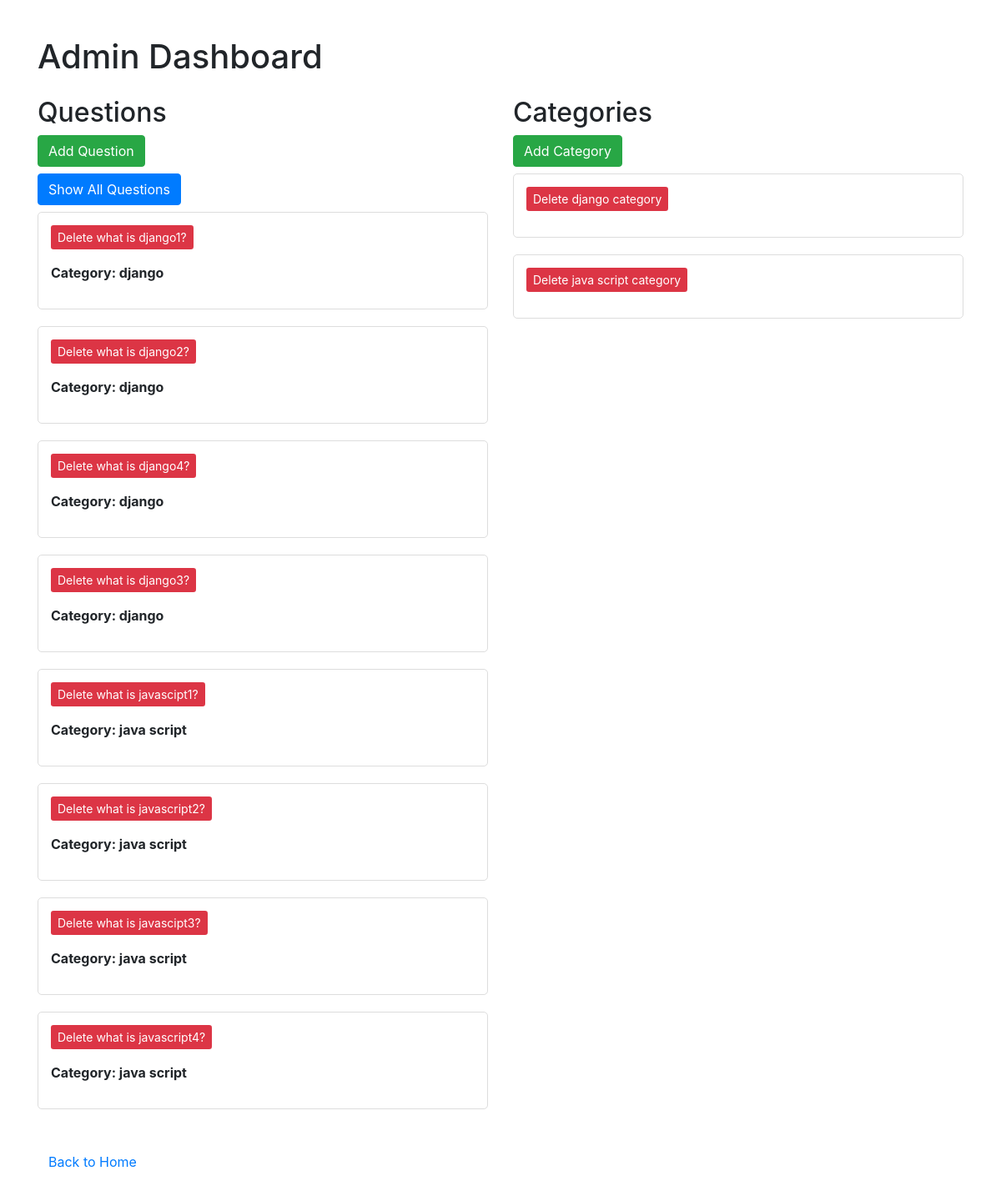
The app's page /admin_dashboard/ (signed in) with its own data.
### main/models.py (models this page shows, shortened)
class QuizQuestion(models.Model):
    category = models.ForeignKey(QuizCategory, on_delete=models.CASCADE)
    question = models.TextField(max_length=255)
    option1 = models.CharField(max_length=100)
    option2 = models.CharField(max_length=100)
    option3 = models.CharField(max_length=100)
    option4 = models.CharField(max_length=100)
    level = models.CharField(max_length=10, default='easy')
    right_answer = models.CharField(max_length=100)

class QuizCategory(models.Model):
    title=models.CharField(max_length=100)
    detail=models.TextField(max_length=100)
    class meta:
        verbose_name_plural="categories"

### main/views.py (the view)
# urls.py: path('admin_dashboard/', views.admin_dashboard, name='admin_dashboard'),
@login_required(login_url='login')
def admin_dashboard(request):
    questions = QuizQuestion.objects.all()
    categories =QuizCategory.objects.all()
    q = {'questions':questions,'categories':categories}
    return render(request,"admin_dashboard.html",q)

### main/templates/admin_dashboard.html (shortened to what this page needs)
<!DOCTYPE html>
<html lang="en">
<head>
    <link rel="stylesheet" href="https://stackpath.bootstrapcdn.com/bootstrap/4.5.2/css/bootstrap.min.css">
</head>
<body>
    <div class="container">
        <h1 class="mt-4 mb-4">Admin Dashboard</h1>
        <div class="row mb-4">
            <div class="col-md-6">
                <h2>Questions</h2>
                <ul class="list-unstyled">
                    <li><a href="{% url 'add_question' %}" class="btn btn-success mb-2">Add Question</a></li>
                    <li><a href="{% url 'show_all_questions' %}" class="btn btn-primary mb-2">Show All Questions</a></li>
                    {% for question in questions %}
                    <li class="question-container">
                        <form method="post" action="{% url 'delete_question' question.id %}" class="d-inline">
                            <button type="submit" class="btn btn-sm delete-btn">Delete  {{ question.question}}</button>
                        </form>
                        {% if question.category %}
                        <p class="category-label">Category: {{ question.category.title}}</p>
                        {% endif %}
                    </li>
                    {% endfor %}
                </ul>
            </div>
            <div class="col-md-6">
                <h2>Categories</h2>
                <ul class="list-unstyled">
                    <li><a href="{% url 'add_category' %}" class="btn btn-success mb-2">Add Category</a></li>
                    {% for category in categories %}
                    <li class="question-container">
                        <form method="post" action="{% url 'delete_category' category.id %}" class="d-inline">
                            <button type="submit" class="btn btn-sm delete-btn">Delete {{category.title}} category</button>
                        </form>
                    </li>
                    {% endfor %}
                </ul>
            </div>
        </div>
        <p><a href="{% url 'home' %}" class="btn btn-link">Back to Home</a></p>
    </div>
</body>
</html>

### main/templates/admin_dashboard.html (style rules this page uses)
body { padding: 20px; }
.question-container { margin-bottom: 20px; border: 1px solid #ddd; padding: 15px; border-radius: 5px; background-color: #fff; }
.category-label { margin-top: 10px; font-weight: bold; }
.delete-btn { background-color: #dc3545; color: #fff; border: none; }

### records on screen
QuizQuestion: question "what is django1?", category "django"
QuizQuestion: question "what is django2?", category "django"
QuizQuestion: question "what is django4?", category "django"
QuizQuestion: question "what is django3?", category "django"
QuizQuestion: question "what is javascipt1?", category "java script"
QuizQuestion: question "what is javascript2?", category "java script"
QuizQuestion: question "what is javascipt3?", category "java script"
QuizQuestion: question "what is javascript4?", category "java script"
QuizCategory: title "django"
QuizCategory: title "java script"
